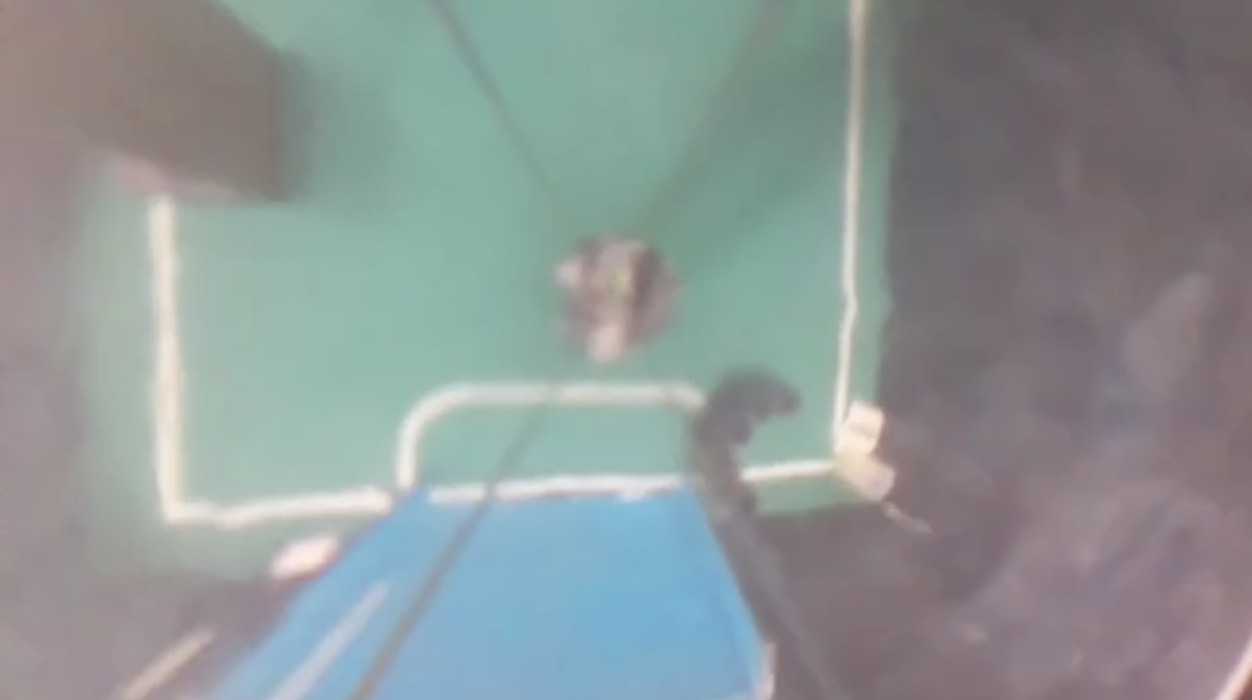
#> input picture software/rpi-direct/libs/camera/scripts/blue6.png, 2504 x 1400 px, given in place of vid2.mp4, which was not available (shown at 1/2 size)
$ python ball_detection.py
#> lines starting #> are read from the running program, lines starting #| are printed output that depends on the picture; after the words box and inside, x2 and y2 are one past the last pixel; in counts of white or black regions, pixels touching at a corner belong together; long printed decimals are rounded; pictures that were not available may be replaced by others from this repository, and a replacement may not be noted
#> further down, frame is the input picture: shape (1400, 2504, 3); mean B, G, R 150.5, 150.4, 141.4
#> `cv2.circle(output, tuple(CENTRE_POINT), 5, (255, 255, 255), -1)`: output: shape (1400, 2504, 3); under 0.01% of pixels changed, all inside (x1, y1, x2, y2) = (310, 265, 321, 276)
import cv2
import numpy as np
import os
import datetime
import math
import time

DEBUG = True
SAVE_POINTS = False  # Changed to False to disable CSV saving

video_path = "vid2.mp4"
print("file exists? " + str(os.path.exists("vid2.mp4")))
cap = cv2.VideoCapture(video_path)

# Constants for IR detection
MIN_CONTOUR_AREA = 10  # Much smaller than goalpost since we're looking for points
MIN_BRIGHTNESS = 130  # Lowered threshold for detecting bright spots
CENTRE_POINT = [640 // 2 - 5, 480 // 2 + 30]

# Adjusted Purple HSV range
PURPLE_LOWER = np.array([130, 50, 100])  # Expanded range to capture more variations
PURPLE_UPPER = np.array([175, 255, 255])


def calculate_distance(p1, p2):
    """Calculate Euclidean distance between two points."""
    return np.sqrt((p2[0] - p1[0]) ** 2 + (p2[1] - p1[1]) ** 2)


def calculate_angle(point, center=CENTRE_POINT):
    """Calculate angle from center to point (in radians)."""
    delta_x = point[0] - center[0]
    delta_y = point[1] - center[1]
    angle = math.atan2(delta_y, delta_x)
    return angle + math.pi / 2


def detect_ir_points(frame):
    """
    Detect bright purple (IR) points in the frame.
    Returns a list of all purple points in the current frame and the mask.
    """
    # Convert to HSV colorspace
    hsv = cv2.cvtColor(frame, cv2.COLOR_BGR2HSV)
#> hsv: shape (1400, 2504, 3); mean H, S, V 102.9, 35.6, 158.7

    # Create mask for purple color
    purple_mask = cv2.inRange(hsv, PURPLE_LOWER, PURPLE_UPPER)
#> purple_mask: shape (1400, 2504); every value is 0

    # Additionally check for brightness in original frame
    gray = cv2.cvtColor(frame, cv2.COLOR_BGR2GRAY)
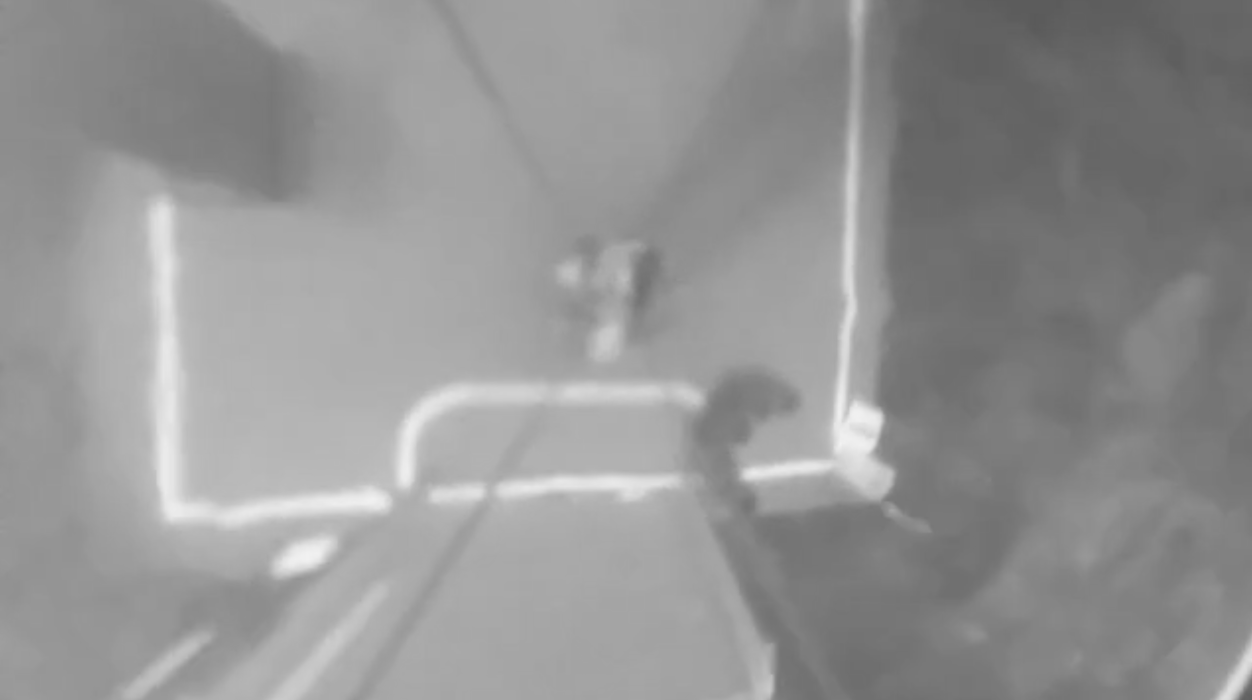
#> gray: shape (1400, 2504) (shown at 1/2 size); min 90, max 242, mean 147.7
    bright_mask = cv2.threshold(gray, MIN_BRIGHTNESS, 255, cv2.THRESH_BINARY)[1]
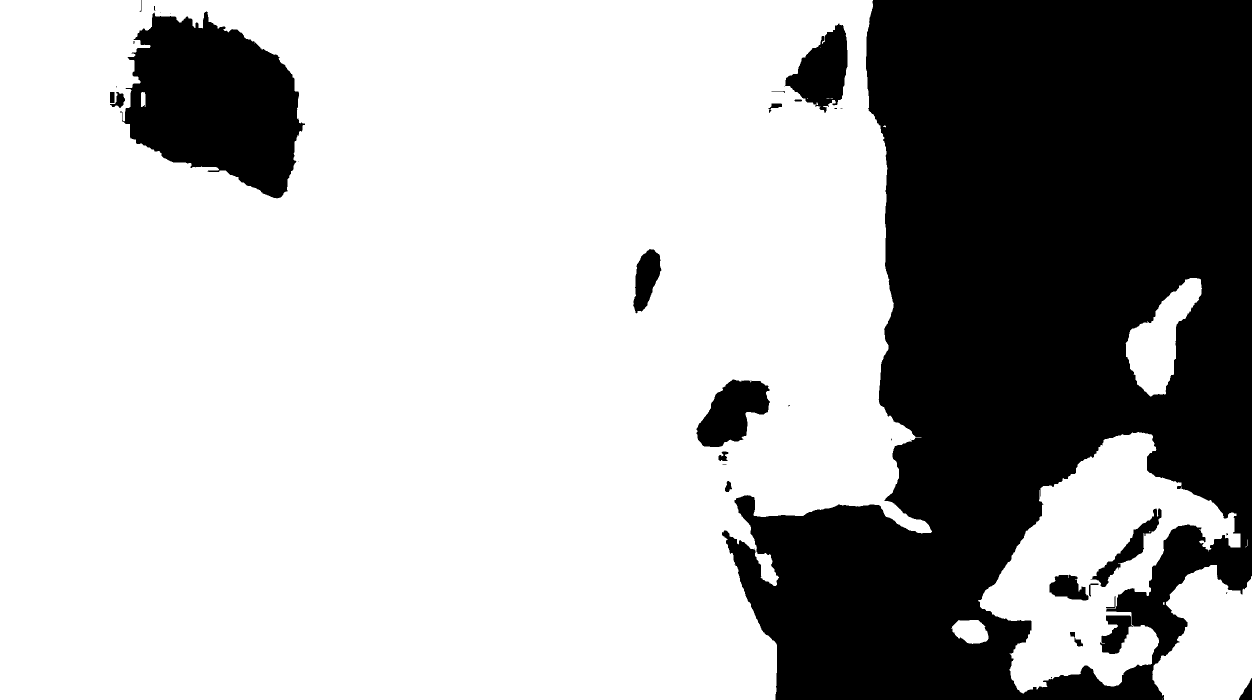
#> bright_mask: shape (1400, 2504) (shown at 1/2 size); 69.6% white; 37 black regions (17 under 20 px), largest, box (x1, y1, x2, y2) and area: (1444, 0, 2504, 1400) 935545, (240, 23, 610, 397) 89673, (1569, 47, 1695, 226) 12347

    # Combine masks - we want purple AND bright
    ir_mask = cv2.bitwise_and(purple_mask, bright_mask)

    # Apply minimal morphology to clean up the mask
    kernel = np.ones((3, 3), np.uint8)
    ir_mask = cv2.morphologyEx(ir_mask, cv2.MORPH_OPEN, kernel)

    # Find contours in the mask
    contours, _ = cv2.findContours(ir_mask, cv2.RETR_EXTERNAL, cv2.CHAIN_APPROX_SIMPLE)
#> contours = []

    # Filter contours by minimum area
    ir_points = []
    for contour in contours:
        area = cv2.contourArea(contour)
        if area >= MIN_CONTOUR_AREA:
            # Calculate centroid of the contour
            M = cv2.moments(contour)
            if M["m00"] > 0:
                cx = int(M["m10"] / M["m00"])
                cy = int(M["m01"] / M["m00"])
                ir_points.append(
                    {
                        "position": (cx, cy),
                        "intensity": area,
                        "angle": calculate_angle((cx, cy)) * 180 / math.pi,
                        "distance": calculate_distance((cx, cy), CENTRE_POINT),
                    }
                )
#> this loop made 0 passes
#> after the loop, ir_points = []

    return ir_points, ir_mask


def find_strongest_ir_source(ir_points):
    """Find the strongest IR source based on intensity."""
    if not ir_points:
        return None

    # Sort by intensity (descending)
    sorted_points = sorted(ir_points, key=lambda p: p["intensity"], reverse=True)
    return sorted_points[0]["position"]


# For statistics - can be removed if not needed
all_frames_total_points = 0
frame_count = 0

# Main loop
while cap.isOpened():
    ret, frame = cap.read()
    if not ret:
        break

    frame_count += 1
    start_time = datetime.datetime.now()
    output = frame.copy()

    # Mark center point
    cv2.circle(output, tuple(CENTRE_POINT), 5, (255, 255, 255), -1)

    # Detect IR points - this returns all purple points in the current frame
    current_frame_points, ir_mask = detect_ir_points(frame)
#> current_frame_points = []

    # Update statistics
    all_frames_total_points += len(current_frame_points)
#> all_frames_total_points = 0

    # Draw all detected IR points in current frame
    for point in current_frame_points:
        position = point["position"]
        intensity = point["intensity"]
        angle_degrees = point["angle"]
        distance = point["distance"]

        # Size of circle based on intensity
        radius = max(5, min(20, int(intensity / 10)))

        # Draw circle
        cv2.circle(output, position, radius, (255, 0, 255), -1)

        # Draw line from center to point
        cv2.line(output, tuple(CENTRE_POINT), position, (255, 0, 255), 2)

        # Display information
        cv2.putText(
            output,
            f"({position[0]},{position[1]})",
            (position[0] - 40, position[1] - 15),
            cv2.FONT_HERSHEY_SIMPLEX,
            0.5,
            (255, 0, 255),
            1,
        )
        cv2.putText(
            output,
            f"Angle: {angle_degrees:.1f}°",
            (position[0] - 40, position[1] + 15),
            cv2.FONT_HERSHEY_SIMPLEX,
            0.5,
            (255, 0, 255),
            1,
        )
        cv2.putText(
            output,
            f"Dist: {distance:.1f}",
            (position[0] - 40, position[1] + 30),
            cv2.FONT_HERSHEY_SIMPLEX,
            0.5,
            (255, 0, 255),
            1,
        )

    # Find and highlight the strongest IR source
    strongest_point = find_strongest_ir_source(current_frame_points)
    if strongest_point:
        cv2.circle(output, strongest_point, 15, (0, 255, 255), 2)
        cv2.putText(
            output,
            "Strongest IR",
            (strongest_point[0] - 40, strongest_point[1] - 30),
            cv2.FONT_HERSHEY_SIMPLEX,
            0.5,
            (0, 255, 255),
            1,
        )

    # Debug visualization
    if DEBUG:
        # Create mask visualization
        ir_display = cv2.cvtColor(ir_mask, cv2.COLOR_GRAY2BGR)
#> ir_display: shape (1400, 2504, 3); every value is 0
        cv2.putText(
            ir_display,
            "IR Mask",
            (10, 30),
            cv2.FONT_HERSHEY_SIMPLEX,
            0.7,
            (0, 255, 0),
            2,
        )
#> ir_display: shape (1400, 2504, 3); mean B, G, R 0, 0, 0

        # Information display
        info_display = np.zeros_like(frame)
        detected_count = len(current_frame_points)
#> detected_count = 0

        cv2.putText(
            info_display,
            f"Points in current frame: {detected_count}",
            (10, 30),
            cv2.FONT_HERSHEY_SIMPLEX,
            0.7,
            (0, 255, 0),
            2,
        )

        cv2.putText(
            info_display,
            f"Current frame: {frame_count}",
            (10, 150),
            cv2.FONT_HERSHEY_SIMPLEX,
            0.7,
            (0, 255, 0),
            2,
        )
#> info_display: shape (1400, 2504, 3); mean of channels 0, 1, 2 0, 0.2, 0

        if strongest_point:
            # Find the point data for the strongest point
            strongest_data = next(
                (p for p in current_frame_points if p["position"] == strongest_point),
                None,
            )

            if strongest_data:
                cv2.putText(
                    info_display,
                    f"Strongest IR Angle: {strongest_data['angle']:.1f}°",
                    (10, 70),
                    cv2.FONT_HERSHEY_SIMPLEX,
                    0.7,
                    (0, 255, 0),
                    2,
                )
                cv2.putText(
                    info_display,
                    f"Strongest IR Distance: {strongest_data['distance']:.1f}",
                    (10, 110),
                    cv2.FONT_HERSHEY_SIMPLEX,
                    0.7,
                    (0, 255, 0),
                    2,
                )

        # Combine displays
        h, w = frame.shape[:2]
#> h = 1400; w = 2504
        ir_display = cv2.resize(ir_display, (w // 2, h // 2))
#> ir_display: shape (700, 1252, 3)
        info_display = cv2.resize(info_display, (w // 2, h // 2))
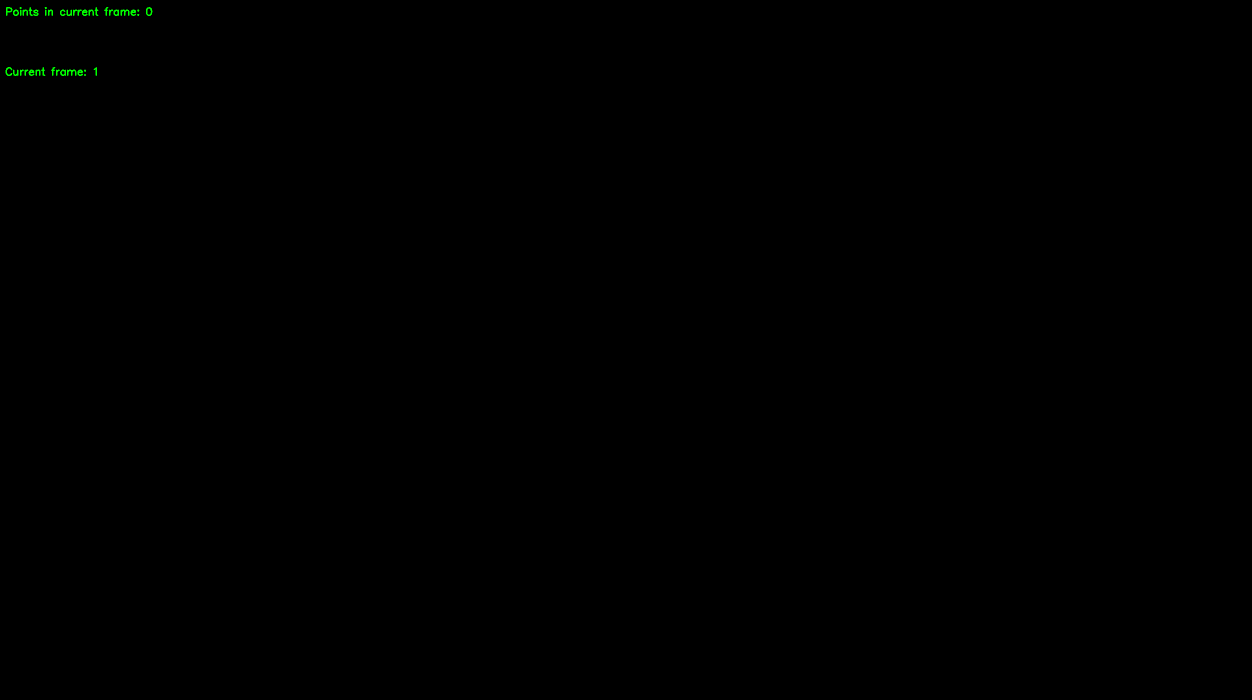
#> info_display: shape (700, 1252, 3); mean of channels 0, 1, 2 0, 0.2, 0; drawn as B, G, R

        debug_top = np.hstack([ir_display, info_display])
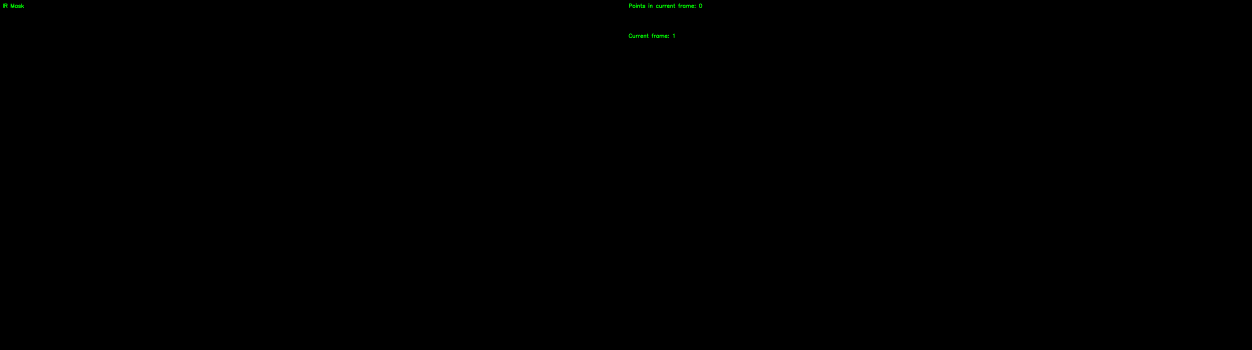
#> debug_top: shape (700, 2504, 3) (shown at 1/2 size); mean B, G, R 0, 0.1, 0
        debug_view = np.vstack([debug_top, cv2.resize(output, (w, h // 2))])
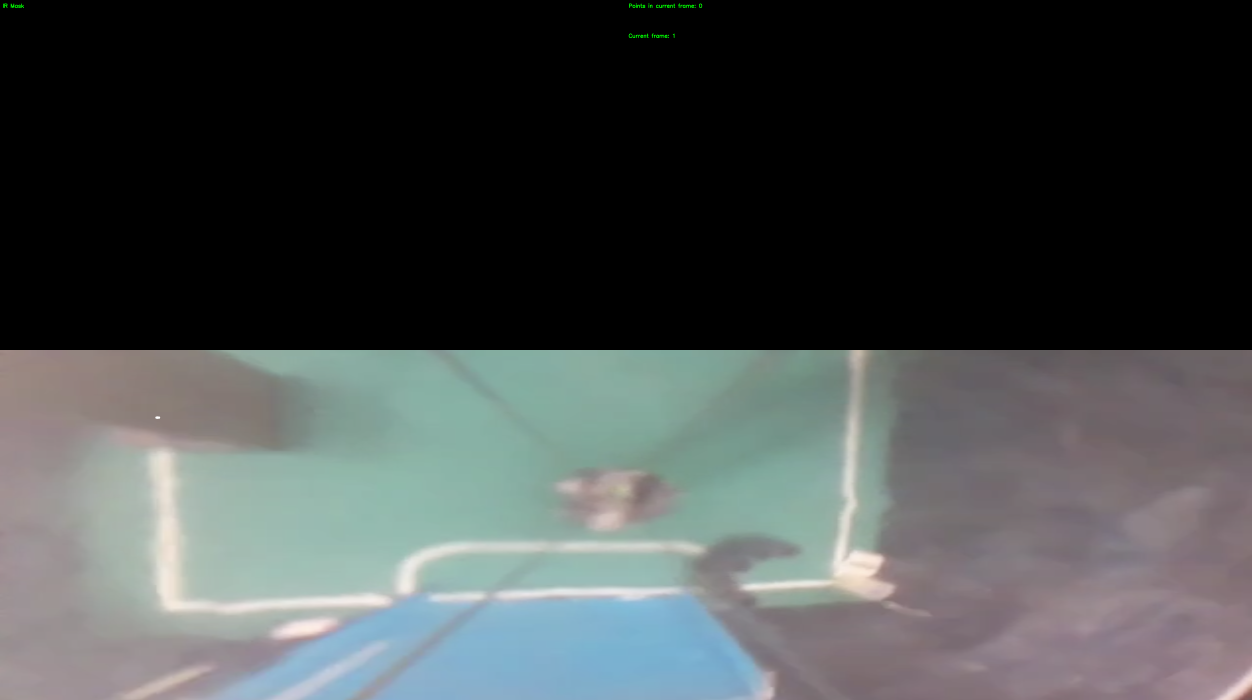
#> debug_view: shape (1400, 2504, 3) (shown at 1/2 size); mean B, G, R 75.3, 75.3, 70.7
        cv2.imshow("IR Detection Debug", debug_view)

    cv2.imshow("IR Detection", output)
    end_time = datetime.datetime.now()
    print(
        f"Frame {frame_count}: Found {len(current_frame_points)} points in {end_time - start_time}"
    )
#| Frame 1: Found 0 points in 0:00:3.337

    # Print points in current frame
    if current_frame_points:
        print(f"Points in frame {frame_count}:")
        for i, point in enumerate(current_frame_points):
            print(
                f"  Point {i+1}: Position {point['position']}, Angle: {point['angle']:.1f}°, Distance: {point['distance']:.1f}"
            )

    if cv2.waitKey(25) & 0xFF == ord("q"):
#> (key q is pressed here)
        break

# Print summary
print(f"Total frames processed: {frame_count}")
print(f"Total points detected across all frames: {all_frames_total_points}")
#| Total points detected across all frames: 0

cap.release()
cv2.destroyAllWindows()

# This makes the current frame's points available
print(
    f"All {len(current_frame_points)} points in the last frame are stored in 'current_frame_points' variable"
)
#| All 0 points in the last frame are stored in 'current_frame_points' variable
detected_points = current_frame_points  # Store in a variable that can be used later
#> detected_points = []
